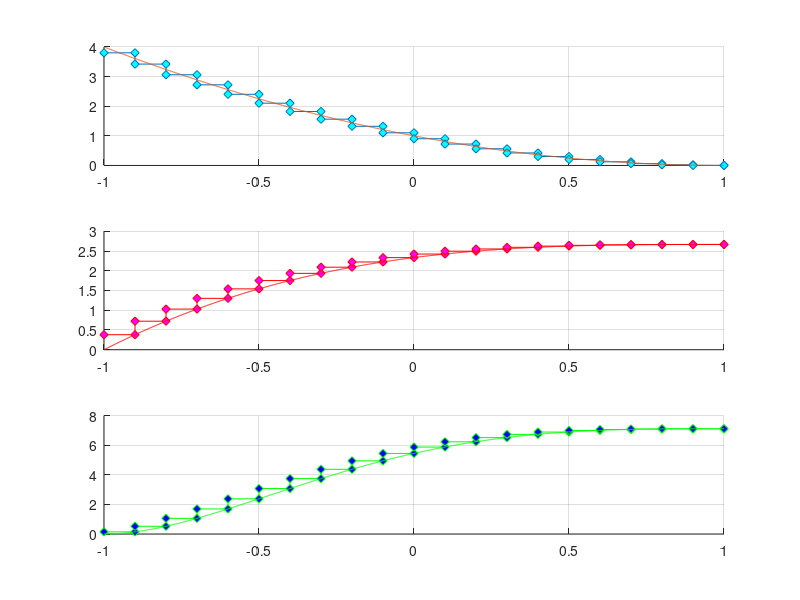

Here is the MATLAB script that generated this plot:
%% Numerische Integration
% Diskretisierung des Integrations-Operators:
% 
% $$ \left(Ax\right)(s) = \int_a^s x(t) dt, \; \forall s \in [a,b] $$
%%

%%
% erstmal aufräumen...
clear all;
clc;

%%
% Nun kommt unsere Funktion $x(t)=(t-1)^2$ als function-handle
f=@(x)(x-1).^2;

%% Einteilung des Intervalls & Stützstellen Berechnung
n=20;
a=-1; % Intervall in den Grenzen [a,b]
b=1;
dist=abs(a)+abs(b);

    %%
    % Einteilung des Intervalls $[a, b]$ in n+1 äquidistante Teile
    % $t_d = \left(t_0, ..., t_n\right)$
t_d=a:dist/n:b;

    %%
    % Bestimmung der Mittelwerte für spätere Funktionsauswertung
    % $$t_n = \left( \frac{t_0+t_1}{2}, ..., \frac{t_{n-1}+t_n}{2} \right)$
t_n=(t_d(1:n) + t_d(2:n+1))/2;

%% Diskretisierung
x_n=feval(f,t_n); % Auswertung von x(t) an Stuetzstellen t_n
A=tril(dist/n*ones(n,n)); % Diskretisierter Operator
y_n=A*x_n'; % Berechnung vom diskreten y
ys_n=y_n.^2; % ... und quadriert

%% Kontinuierliche Funktionen:
% Zum plotten der stetigen Funktion nehmen wir ein feine Auteilung der
% Achse mit 0.001 und berechnen die Daten für die plot-Funktion.
t=a:0.001:b; % wähle möglichst feine Auflösung

    %%
    % $x(t)=(t-1)^2$
x=feval(f,t);

    %% 
    % Stammfunktion $y(t)=\frac{(t-1)^3 + 1}{3}$
    % (Leider funktioniert die direkte Auswertung der Funktion nicht.
    % Daher behelfen wir uns mit der cumtrapz Funktion und einer sehr
    % feinen Auflösung.)
%y=((t-1).^3 + 1)/3;
y=cumtrapz(t,x);
ys=y.^2; %quadriertes Integral

%% Plot
% Als Vergleich plotten wir immer die approximierte zusammen mit der
% kontinuierlichen Funktion.

    %%
    % _x_ und _x_n_
figure
subplot(3,1,1);
hold on;
stairs(t_d,[x_n x_n(n)],'Marker','d','MarkerFaceColor','c');
plot(t,x); % continues x(t)
grid on;

    %%
    % _y_ und _y_n_
subplot(3,1,2);
hold on;
stairs(t_d,[y_n' y_n(n)],'r','Marker','d','MarkerFaceColor','m');
plot(t,y,'r');
grid on;

subplot(3,1,3);
hold on;
stairs(t_d,[ys_n' ys_n(end)],'g','Marker','d','MarkerFaceColor','b');
plot(t,ys,'g');
grid on;